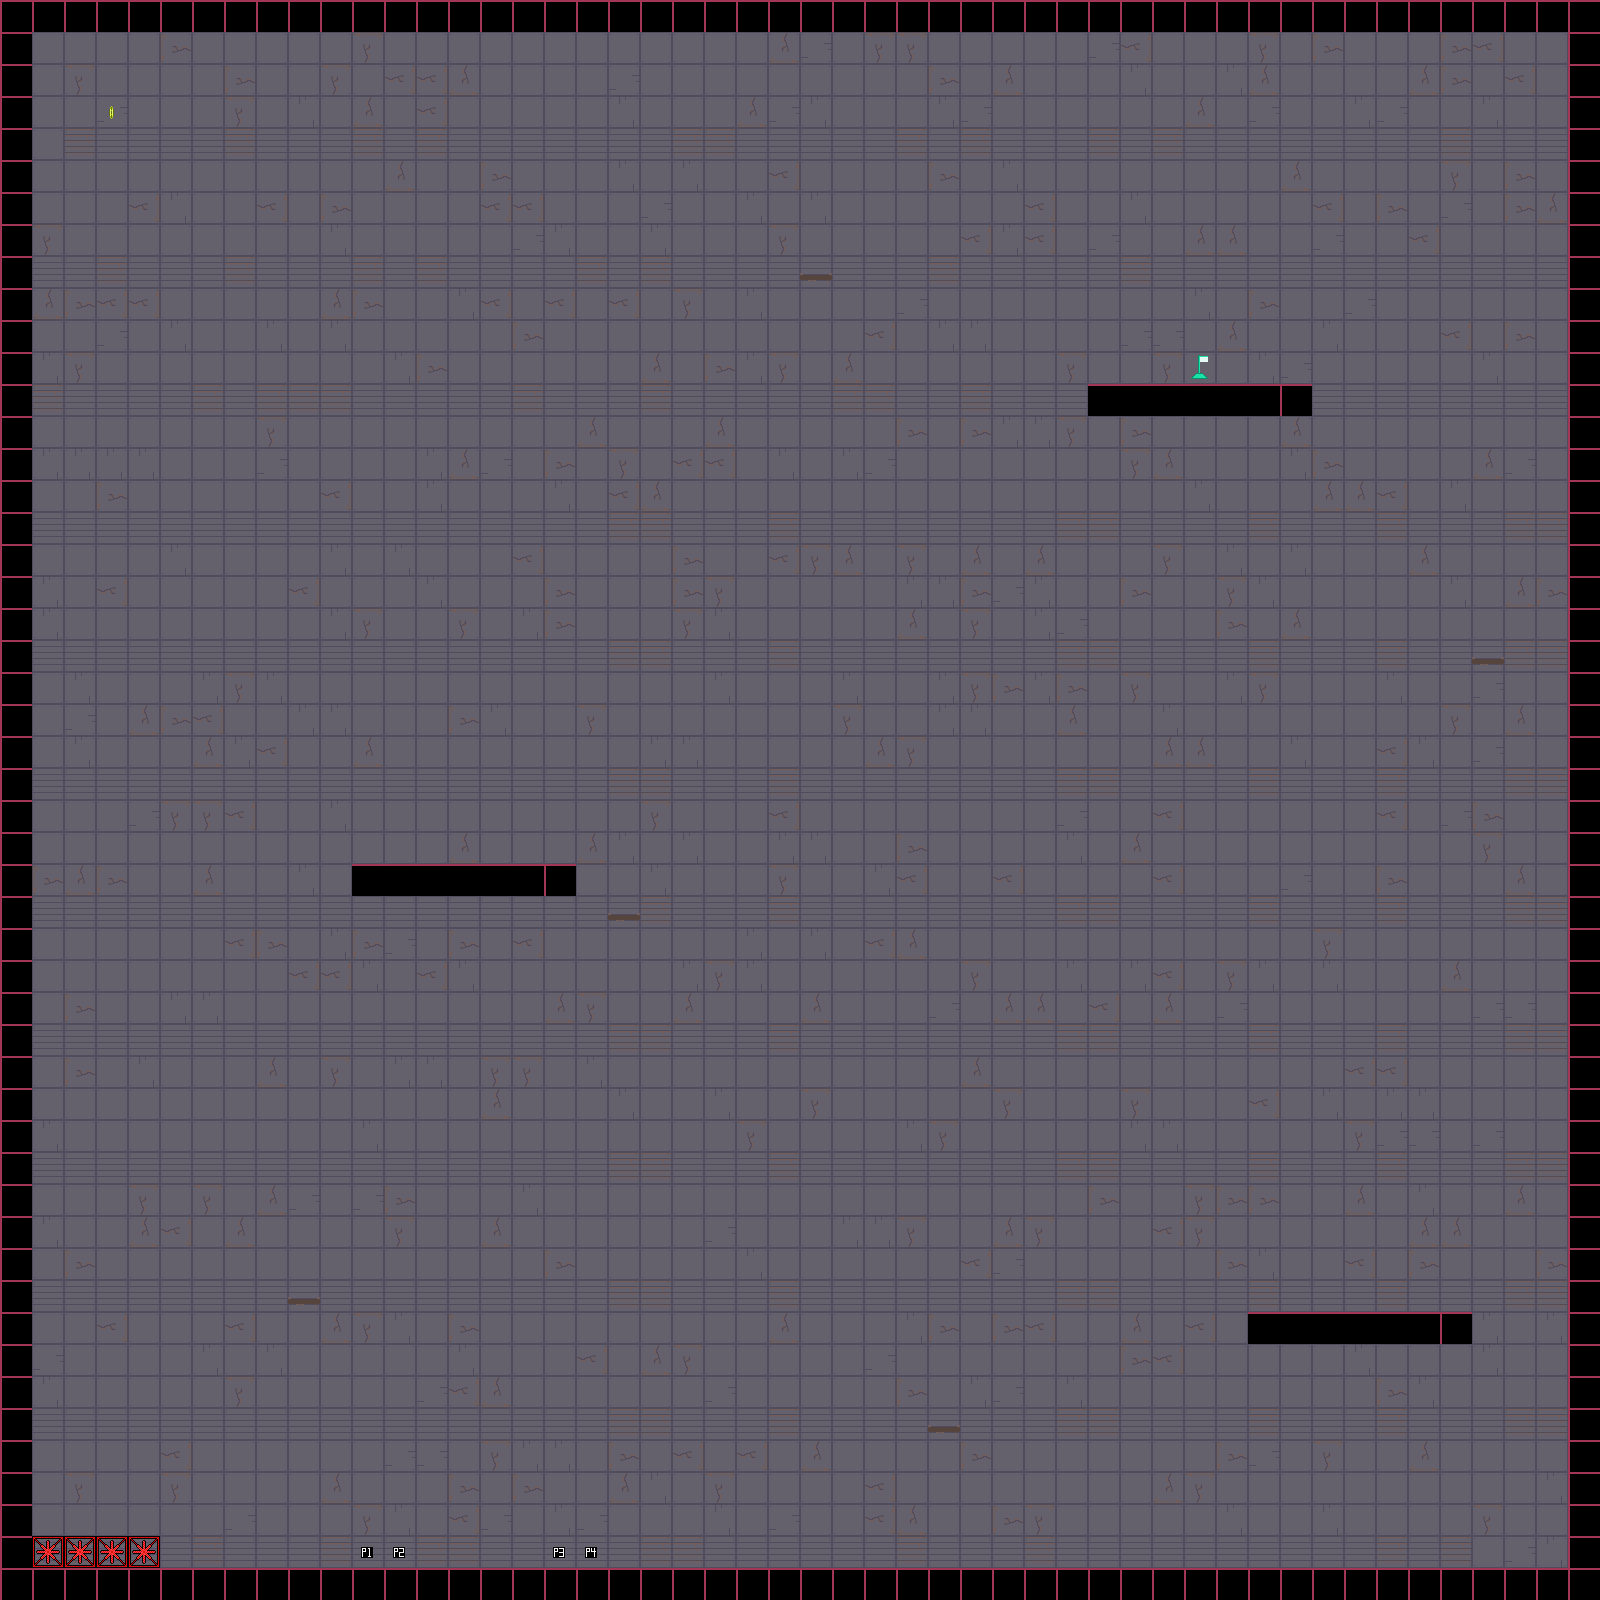

Rendered tile map (Tiled .tmx) drawn with the repository's tilesets; below, a short description and the map source with its tile grids summarised:
An orthogonal 50x50 tile map with 32x32 px tiles, 3 tile layers (Tiles, Specials, Ingredients), 2 tilesets.

<map version="1.0" orientation="orthogonal" renderorder="right-down" width="50" height="50" tilewidth="32" tileheight="32" nextobjectid="1">
 <tileset firstgid="1" source="../Tiles.tsx" />
 <tileset firstgid="71" source="../Ingredients.tsx" />
 <layer name="Tiles" width="50" height="50">
  <data>[2500 cells, 2500 non-empty, 8 distinct tile ids]</data>
 </layer>
 <layer name="Specials" width="50" height="50">
  <data>[2500 cells, 4 non-empty, 4 distinct tile ids]</data>
 </layer>
 <layer name="Ingredients" width="50" height="50">
  <data>[2500 cells, 6 non-empty, 3 distinct tile ids]</data>
 </layer>
</map>
